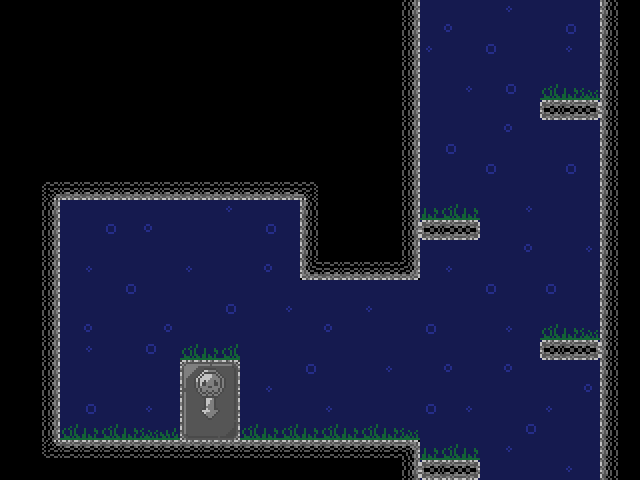

Tiled map render using the project's own tile images. Description and the map definition, with tile-layer contents summarised, below:
An orthogonal 32x24 tile map with 20x20 px tiles, 2 tile layers (background, walls), 2 tilesets and 2 objects (grayWall, diamondCane).

<map version="1.0" orientation="orthogonal" width="32" height="24" tilewidth="20" tileheight="20">
 <properties>
  <property name="bottomPortal" value="resources/cave17.tmx" />
  <property name="topPortal" value="resources/cave14.tmx" />
 </properties>
 <tileset firstgid="1" name="tiles_cave" tilewidth="20" tileheight="20">
  <image source="tiles_cave.png" width="140" height="180" />
 </tileset>
 <tileset firstgid="64" name="cave_background" tilewidth="20" tileheight="20">
  <image source="cave_background.png" width="400" height="260" />
 </tileset>
 <layer name="background" width="32" height="24">
  <data>[768 cells, 408 non-empty, 20 distinct tile ids]</data>
 </layer>
 <layer name="walls" width="32" height="24">
  <data>[768 cells, 104 non-empty, 13 distinct tile ids]</data>
 </layer>
 <objectgroup name="objects" width="32" height="24">
  <object name="grayWall" x="320" y="280" width="80" height="160" />
  <object name="diamondCane" x="60" y="360" width="80" height="80" />
 </objectgroup>
</map>
